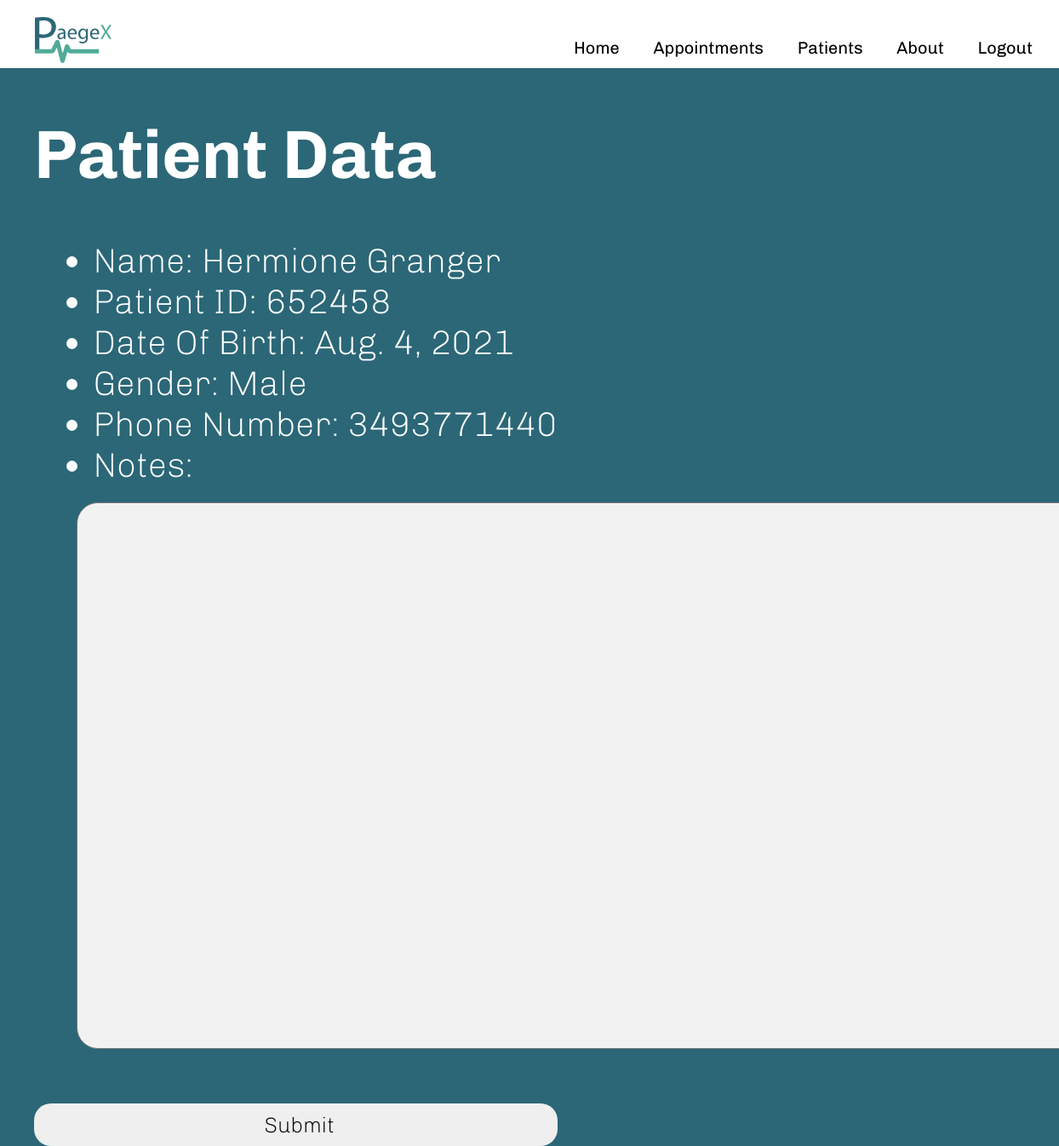
/patients/652458 (signed in), run on the app's committed database.
### appointments/models.py (models this page shows, shortened)
class Patient(models.Model):
    user = models.ForeignKey(User, on_delete=models.SET_NULL, null=True, blank=True)
    name = models.CharField(max_length=64)
    id = models.BigAutoField(primary_key=True)
    dateOfBirth = models.DateField(default=timezone.localdate)
    gender = models.CharField(max_length=64, default="")
    phone = models.IntegerField(default=1)
    notes = models.CharField(max_length=1000, default="")

### patients/views.py (the view)
# urls.py: path("<int:patient_id>", views.patient, name="patient"),
@login_required(login_url='loginPage')
def patient(request, patient_id):
    patient = Patient.objects.get(pk=patient_id)
    return render(request, "patients/patient.html", {
        "patient": patient
    })

### patients/templates/patients/patient.html (shortened to what this page needs)
{% extends "patients/layout.html" %}
{% block body %}
    <h1>Patient Data</h1>
    <ul>
        <li>Name: {{ patient.name }}</li>
        <li>Patient ID: {{ patient.id }}</li>
        <li>Date Of Birth: {{ patient.dateOfBirth }}</li>
        <li>Gender: {{ patient.gender }}</li>
        <li>Phone Number: {{ patient.phone }}</li>
        <li>Notes:</li>
        <form style="width: 100%; height: 600px;" action="{% url 'addNotes' patient.id %}" name="notesForm" method="post">
            <textarea type="text" name="patientNotes" style="font-size:30px; font-family: sans-serif; width: 95%; height: 100%; background-color:#f2f2f2 ; outline:none; color: black; border-radius: 25px; padding: 20px; font-family: Chivo, sans-serif; font-weight: 200; font-size: 35px;">{{patient.notes}}</textarea>
            <div>
                <input type="submit" name="saveNotes">
            </div>
        </form>
    </ul>
{% endblock %}

### assets/styles.css (style rules this page uses)
body { font-family: Chivo, sans-serif; font-weight: 200; font-size: 40px; margin: 0px; padding: 0px; }
body li { margin-left: 70px; }
body h1 { margin-left: 40px; color: #ffffff; }
textarea { margin-left: 50px; margin-top: 20px; margin-bottom: 50px; font-size:30px; font-family: sans-serif; width: 95%; height: 100%; background-color:gainsboro; outline: none; color: black; border-radius: 25px; padding: 20px; font-family: Chivo, sans-serif; font-weight: 200; font-size: 35px; }
select, input { height: 50px; width: 615px; font-size: 25px; align-items: center; }
body { font-family: Chivo, sans-serif; font-weight: 200; font-size: 40px; margin: 0px; padding: 0px; background-color: #2b6777; color: white; }
textarea { margin-left: 50px; margin-top: 20px; margin-bottom: 50px; }
select, input, button { height: 50px; font-weight: lighter; margin: auto; font-size: 25px; border-radius: 20px; padding-left: 15px; outline: none; border: none; font-family: Chivo, sans-serif; }

### data on the page
Patient: name "Hermione Granger", id "652458", dateOfBirth "Aug. 4, 2021", gender "Male", phone "3493771440"
